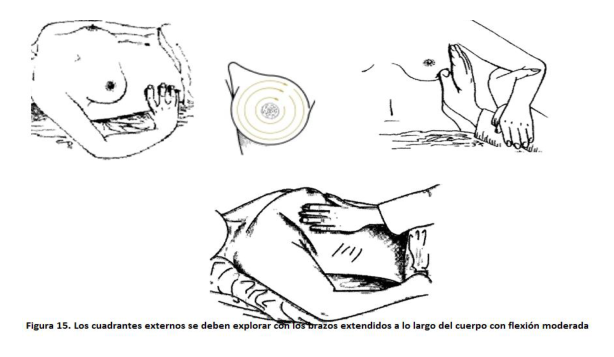
#> input picture 10. CÁNCER DE MAMA/assets/cm_exploracion_cuadrantes_externos_gpc.png, 614 x 357 px, given in place of GPC_Ca_mama_en_el_primer_nivel.pdf-0044-15.png, which was not available
$ python laminas_mama.py '../10. CÁNCER DE MAMA/assets/cm_exploracion_cuadrantes_externos_gpc.png' out.png
#> lines starting #> are read from the running program, lines starting #| are printed output that depends on the picture; after the words box and inside, x2 and y2 are one past the last pixel; in counts of white or black regions, pixels touching at a corner belong together; pictures that were not available may be replaced by others from this repository, and a replacement may not be noted
"""Compone las láminas de autoexploración y exploración clínica del tema 10 a partir de las figuras de la GPC S-001-08.

Uso: python3 herramientas/laminas_mama.py <carpeta de imágenes extraídas> <carpeta assets>
Recorta cada figura con su pie impreso (sin las franjas de texto de la página) y las agrupa en filas.
"""
import sys
import numpy as np
from PIL import Image
P = sys.argv[1] + '/GPC_Ca_mama_en_el_primer_nivel.pdf-'
OUT = sys.argv[2]

def recorte(n, box=None):
#> called with n = '0044-15'
    im = Image.open(P + n + '.png').convert('RGB')
#> im is the input picture: PIL image 614x357 RGB; mean R, G, B 242.3, 242.3, 242.1
    if box: im = im.crop(box)
    a = np.array(im.convert('L')) < 200
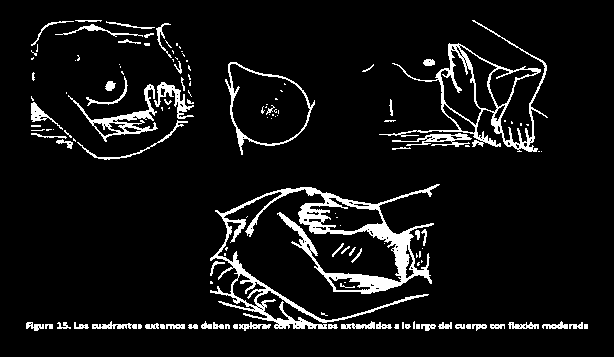
#> a: shape (357, 614) bool; 7.5% white; 139 white regions (72 under 20 px), largest, box (x1, y1, x2, y2) and area: (210, 184, 440, 329) 6848, (379, 20, 548, 152) 2546, (68, 84, 158, 142) 940
    ys, xs = np.where(a)
#> ys = 16372 values from 20 to 330; xs = 16372 values, max 587 at index 14739, min 26 at index 14251, mean 308.4
    return im.crop((max(xs.min() - 6, 0), max(ys.min() - 6, 0), min(xs.max() + 7, im.width), min(ys.max() + 7, im.height)))
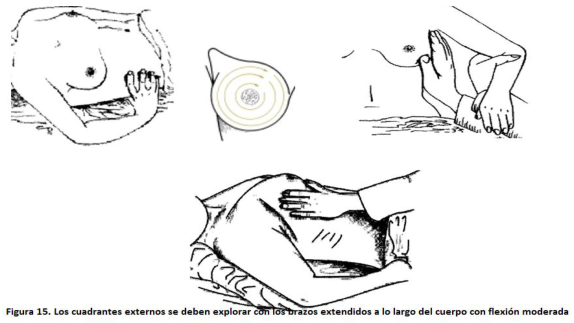
#> returned value: PIL image 574x323 RGB; mean R, G, B 240, 240, 239.8

def fila(ims, alto, gap=30):
    ims = [i.resize((round(i.width * alto / i.height), alto), Image.LANCZOS) for i in ims]
    W = sum(i.width for i in ims) + gap * (len(ims) - 1)
    c = Image.new('RGB', (W, alto), 'white'); x = 0
    for i in ims: c.paste(i, (x, 0)); x += i.width + gap
    return c

def columna(filas, gap=30):
    W = max(f.width for f in filas); H = sum(f.height for f in filas) + gap * (len(filas) - 1)
    c = Image.new('RGB', (W, H), 'white'); y = 0
    for f in filas: c.paste(f, ((W - f.width) // 2, y)); y += f.height + gap
    return c

def guardar(im, nombre):
    b = Image.new('RGB', (im.width + 40, im.height + 40), 'white'); b.paste(im, (20, 20))
    b.save(f'{OUT}/{nombre}.png'); print(nombre, b.size)

f1, f2, f3, f4, f5 = (recorte(n) for n in ['0044-15', '0044-16', '0044-17', '0044-18', '0045-02'])
#> call 2 of recorte, with n = '0044-16'
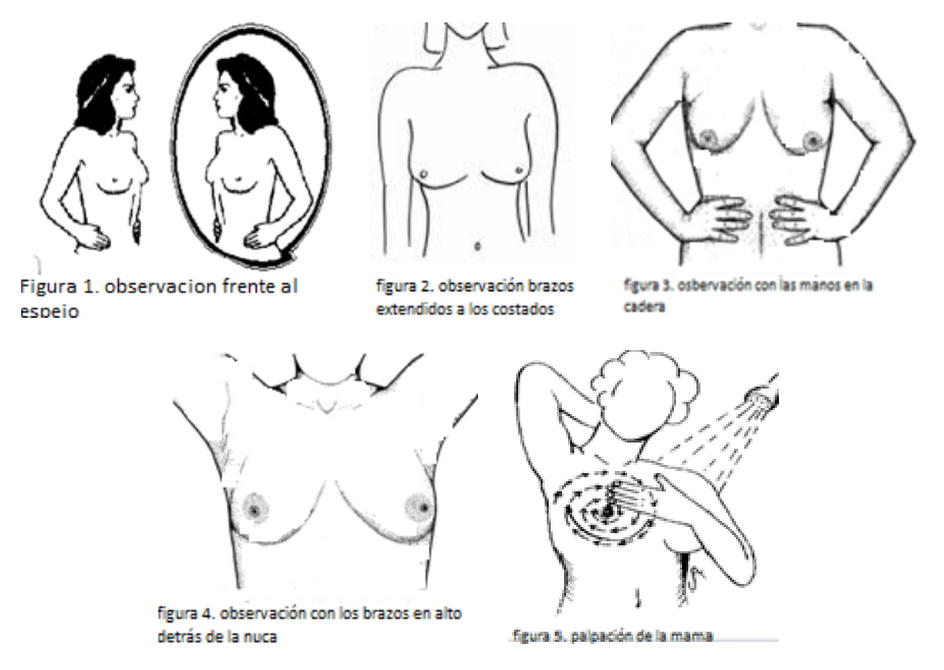
#> input picture 10. CÁNCER DE MAMA/assets/cm_autoexploracion_gpc.png, 944 x 670 px, given in place of GPC_Ca_mama_en_el_primer_nivel.pdf-0044-16.png, which was not available
#> in recorte, im is the input picture: PIL image 944x670 RGB; mean R, G, B 241.1, 241.1, 241.1
#> in recorte (call 2), `a = np.array(im.convert('L')) < 200`:
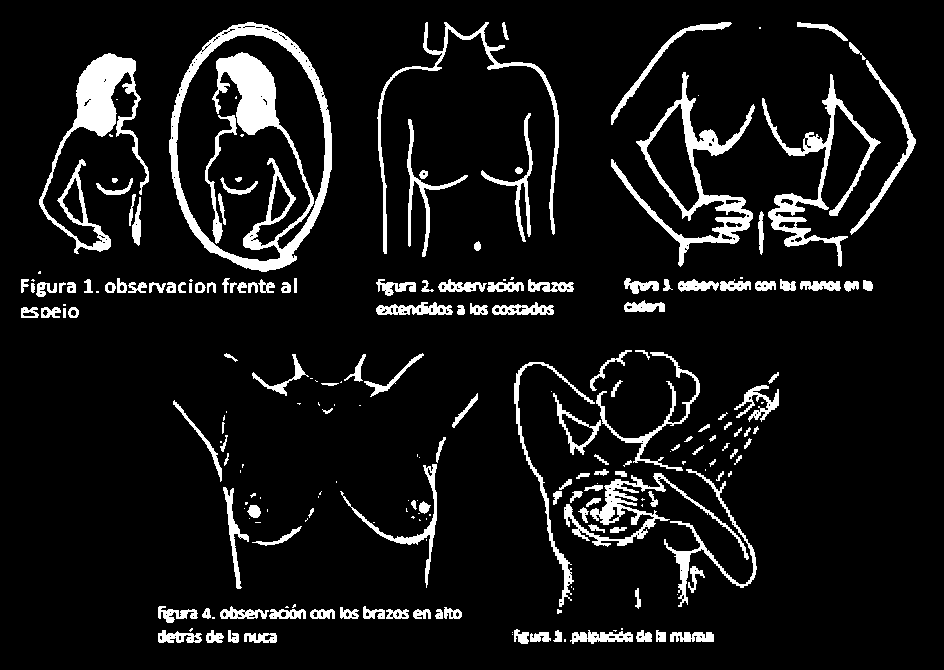
#> a: shape (670, 944) bool; 8.9% white; 223 white regions (71 under 20 px), largest, box (x1, y1, x2, y2) and area: (169, 22, 332, 272) 9946, (39, 53, 149, 254) 5061, (611, 72, 755, 267) 4415
#> in recorte (call 2), `return im.crop((max(xs.min() - 6, 0), max(ys.min() - 6, 0), min(xs.max..`:
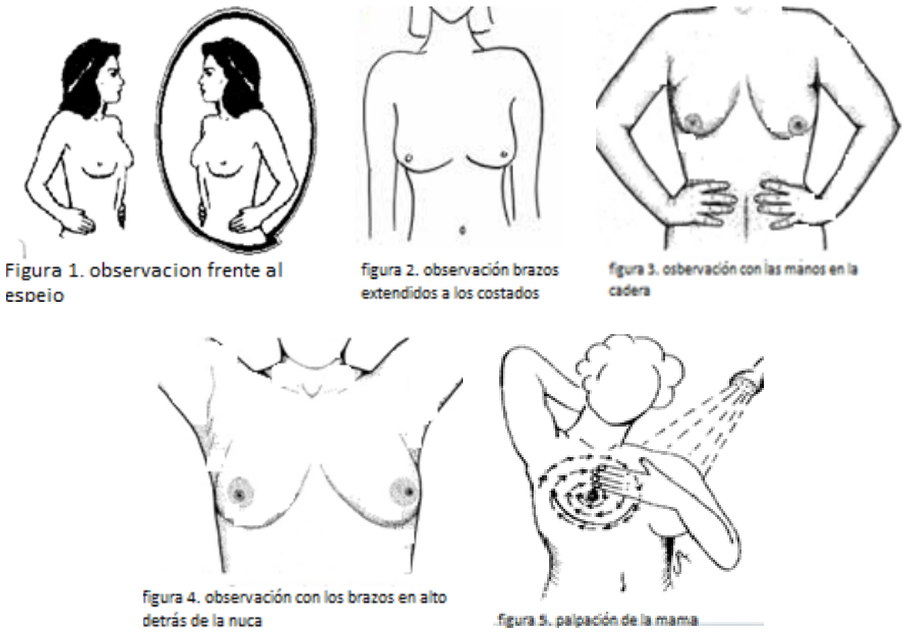
#> returned value: PIL image 907x634 RGB; mean R, G, B 239.7, 239.7, 239.7
#> (the run stopped early here; a loop or call above may not have finished)
